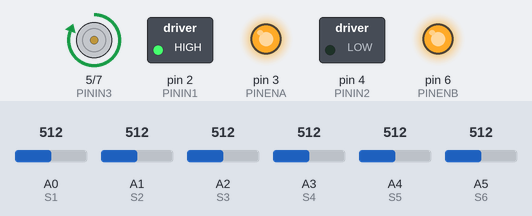
Recording of a sketch running on a simulated Arduino Uno, built with avr-gcc and run on an emulated ATmega328P. Parts: motor-driver pin pairs drawn as motors (green arrow = first pin HIGH = forward, orange = second pin HIGH = backward, longer = more drive), switched loads named in the sketch (green lamp = pin HIGH), output pins drawn as LEDs (lit = HIGH). The inputs (shaded band) are chosen by the test bench; at power-on: A2 (S3) = 512, A1 (S2) = 512, A3 (S4) = 512, A0 (S1) = 512, A4 (S5) = 512, A5 (S6) = 512.

Above: at 1.2 s.
1.3 s: A2 (S3) set to 692
2.8 s: A2 (S3) set to 708
At 4.0 s:
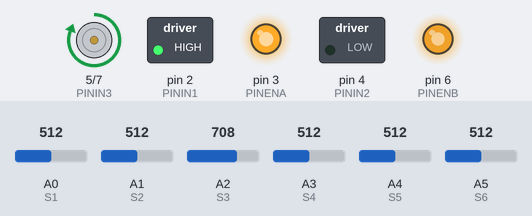
4.3 s: A1 (S2) set to 682
5.8 s: A1 (S2) set to 719
At 6.3 s:
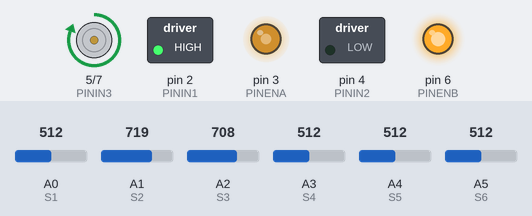
7.3 s: A3 (S4) set to 683
8.8 s: A3 (S4) set to 718
At 9.8 s:
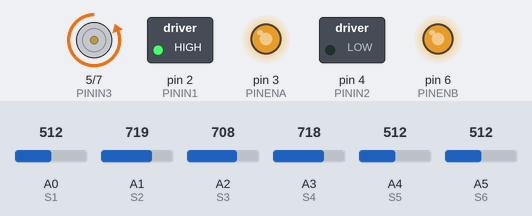
Timing chart, 0 to 11.3 s (numbered marks = the images above; inputs shaded):
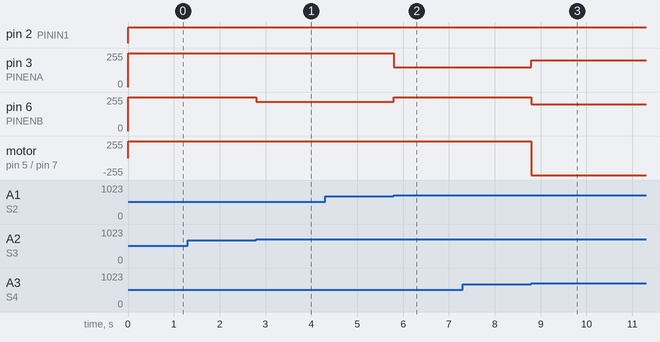

Measured:
- the behaviour switches between 700 and 701 on A1 (S2) (found by bisection; images 1 and 2)
- the behaviour switches between 700 and 701 on A3 (S4) (found by bisection; images 2 and 3)
- after the input at 1.3 s, every drawn part: stays the same
- after the input at 2.8 s, pin 6 (PINENB): 255/255 → 220/255 at once
- after the input at 4.3 s, every drawn part: stays the same
- after the input at 5.8 s, pin 3 (PINENA): 255/255 → 150/255 at once; pin 6 (PINENB): 220/255 → 255/255 at once
- after the input at 7.3 s, every drawn part: stays the same
- after the input at 8.8 s, pin 3 (PINENA): 150/255 → 200/255 at once; pin 6 (PINENB): 255/255 → 200/255 at once; motor on pin 5 (PININ3) / pin 7 (PININ4): forward 255/255 → backward 255/255 at once

The sketch:

robo.ino
```cpp
// Definições de portas para motor, sensores e LED RGB
#define PININ1 2
#define PININ2 4
#define PININ3 5
#define PININ4 7
#define PINENA 3
#define PINENB 6

#define S1 A0
#define S2 A1
#define S3 A2
#define S4 A3
#define S5 A4
#define S6 A5

// Parâmetros de configuração
#define TRESHOLD 700
#define SPEED0 255
#define SPEED1 220
#define SPEED2 150
#define SPEED3 100
#define SPEED4 80
#define SPEED5 50
#define SPEED6 0
#define SPEED7 200
#define RUNTIME 15500

void setup() {
  Serial.begin(9600);
}

void loop() {
  followLineMEF(); // Função principal de controle do seguidor de linha
}

void motorControl(int speedLeft, int speedRight) {
  pinMode(PININ1, OUTPUT);
  pinMode(PININ2, OUTPUT);
  pinMode(PININ3, OUTPUT);
  pinMode(PININ4, OUTPUT);
  pinMode(PINENA, OUTPUT);
  pinMode(PINENB, OUTPUT);

  // Ajuste do motor esquerdo
  if (speedLeft <= 0) {
    speedLeft = -speedLeft;
    digitalWrite(PININ3, HIGH);
    digitalWrite(PININ4, LOW);
  } else {
    digitalWrite(PININ3, LOW);
    digitalWrite(PININ4, HIGH);
  }

  // Ajuste do motor direito
  if (speedRight < 0) {
    speedRight = -speedRight;
    digitalWrite(PININ1, LOW);
    digitalWrite(PININ2, HIGH);
  } else {
    digitalWrite(PININ1, HIGH);
    digitalWrite(PININ2, LOW);
  }

  analogWrite(PINENA, speedLeft);
  analogWrite(PINENB, speedRight);
}

void motorOption(char option, int speedLeft, int speedRight) {
  switch (option) {
    case '8': // Frente
      motorControl(-speedLeft, speedRight);
      break;
    case '4': // Esquerda
      motorControl(-speedLeft, -speedRight);
      break;
    case '6': // Direita
      motorControl(speedLeft, speedRight);
      break;
    case '0': // Parar
      motorControl(0, 0);
      break;
  }
}

void readSensors(int *sensors) {
  sensors[0] = analogRead(S1);
  sensors[1] = analogRead(S2);
  sensors[2] = analogRead(S3);
  sensors[3] = analogRead(S4);
  sensors[4] = analogRead(S5);
  sensors[5] = analogRead(S6);
}

void followLineMEF(void) {
  int s[6];
  readSensors(s);

  if (s[0] <= TRESHOLD && s[1] <= TRESHOLD && s[2] <= TRESHOLD && s[3] <= TRESHOLD && s[4] <= TRESHOLD && s[5] <= TRESHOLD) {
    motorOption('8', SPEED0, SPEED0); // Seguir em frente
  } else if (s[0] >= TRESHOLD && s[5] >= TRESHOLD) {
    motorOption('8', SPEED0, SPEED0); // Seguir em frente
  } else if (s[2] <= TRESHOLD && s[3] <= TRESHOLD) {
    motorOption('8', SPEED0, SPEED0); // Seguir em frente
  } else if (s[1] <= TRESHOLD && s[4] <= TRESHOLD) {
    motorOption('8', SPEED0, SPEED1); // Pequeno ajuste para seguir em frente
  } else if (s[2] <= TRESHOLD && s[3] >= TRESHOLD) {
    motorOption('8', SPEED0, SPEED2); // Correção leve à direita
  } else if (s[3] <= TRESHOLD && s[2] >= TRESHOLD) {
    motorOption('8', SPEED2, SPEED0); // Correção leve à esquerda
  } else if (s[0] <= TRESHOLD) {
    motorOption('6', SPEED7, SPEED7); // Giro à direita
  } else if (s[5] <= TRESHOLD) {
    motorOption('4', SPEED7, SPEED7); // Giro à esquerda
  } else {
    motorOption('0', 0, 0); // Parar
  }
}
```
